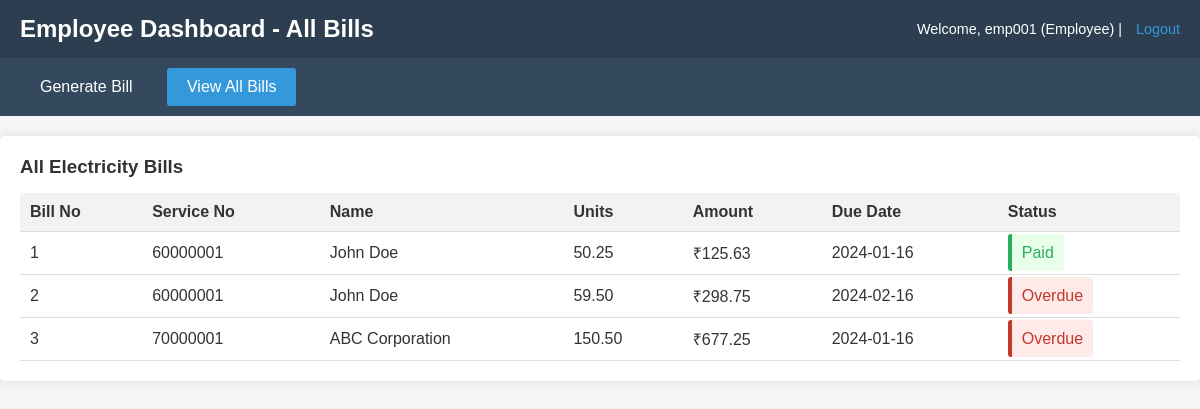
/employee/bills.php (signed in), run on the app's committed database.
### tables this page shows
CREATE TABLE bills (
    id INT PRIMARY KEY AUTO_INCREMENT,
    consumer_id INT NOT NULL,
    previous_reading DECIMAL(10,2) NOT NULL,
    current_reading DECIMAL(10,2) NOT NULL,
    units DECIMAL(10,2) NOT NULL,
    amount DECIMAL(10,2) NOT NULL,
    previous_pending DECIMAL(10,2) DEFAULT 0,
    fine DECIMAL(10,2) DEFAULT 0,
    total_amount DECIMAL(10,2) NOT NULL,
    bill_date DATE NOT NULL,
    due_date DATE NOT NULL,
    status ENUM('paid', 'unpaid') DEFAULT 'unpaid',
    generated_by INT,
    created_at TIMESTAMP DEFAULT CURRENT_TIMESTAMP,
    FOREIGN KEY (consumer_id) REFERENCES consumers(id) ON DELETE CASCADE,
    FOREIGN KEY (generated_by) REFERENCES users(id) ON DELETE SET NULL
);

CREATE TABLE consumers (
    id INT PRIMARY KEY AUTO_INCREMENT,
    service_number VARCHAR(20) UNIQUE NOT NULL,
    name VARCHAR(100) NOT NULL,
    address TEXT NOT NULL,
    phone VARCHAR(10) NOT NULL,
    service_type ENUM('Household', 'Commercial', 'Industrial') NOT NULL,
    area_code VARCHAR(10),
    status ENUM('pending', 'approved', 'rejected') DEFAULT 'pending',
    is_active BOOLEAN DEFAULT TRUE,
    user_id INT UNIQUE,
    created_by INT,
    created_at TIMESTAMP DEFAULT CURRENT_TIMESTAMP,
    FOREIGN KEY (user_id) REFERENCES users(id) ON DELETE CASCADE,
    FOREIGN KEY (created_by) REFERENCES users(id) ON DELETE SET NULL
);

### employee/bills.php (the view, shortened to what this page needs)
<?php
require_once '../db.php';
?>
<!DOCTYPE html>
<html>
<head>
    <link rel="stylesheet" type="text/css" href="../style.css">
</head>
<body>
    <div class="header">
        <h2>Employee Dashboard - All Bills</h2>
        <div class="user-info">
            Welcome, <?php echo $_SESSION['username']; ?> (Employee) |
            <a href="../logout.php">Logout</a>
        </div>
    </div>
    <div class="menu">
        <a href="generate_bill.php">Generate Bill</a>
        <a href="bills.php" class="active">View All Bills</a>
    </div>
    <div class="container">
        <h3>All Electricity Bills</h3>
        <?php
        $sql = "SELECT b.*, c.name, c.service_number
                FROM bills b
                JOIN consumers c ON b.consumer_id = c.id
                ORDER BY b.created_at DESC";
        $result = mysqli_query($conn, $sql);
        if (mysqli_num_rows($result) > 0) {
            echo '<table class="data-table">';
            echo '<tr>
                    <th>Bill No</th>
                    <th>Service No</th>
                    <th>Name</th>
                    <th>Units</th>
                    <th>Amount</th>
                    <th>Due Date</th>
                    <th>Status</th>
                  </tr>';
            while ($row = mysqli_fetch_assoc($result)) {
                $status = $row['status'];
                if ($status != 'paid' && date('Y-m-d') > $row['due_date']) {
                    $status = 'Overdue';
                }
                echo '<tr>';
                echo '<td>' . $row['id'] . '</td>';
                echo '<td>' . $row['service_number'] . '</td>';
                echo '<td>' . $row['name'] . '</td>';
                echo '<td>' . $row['units'] . '</td>';
                echo '<td>₹' . $row['total_amount'] . '</td>';
                echo '<td>' . $row['due_date'] . '</td>';
                echo '<td>';
                if ($status == 'paid') {
                    echo '<span class="success">Paid</span>';
                } elseif ($status == 'Overdue') {
                    echo '<span class="error">Overdue</span>';
                } else {
                    echo '<span>Unpaid</span>';
                }
                echo '</td>';
                echo '</tr>';
            }
            echo '</table>';
        } else {
            echo '<p>No bills generated yet.</p>';
        }
        ?>
    </div>
</body>
</html>

### style.css (style rules this page uses)
* { margin: 0; padding: 0; box-sizing: border-box; }
body { font-family: Arial, sans-serif; background-color: #f5f5f5; color: #333; }
.header { background: #2c3e50; color: white; padding: 15px 20px; display: flex; justify-content: space-between; align-items: center; }
.header h2 { font-size: 1.5em; }
.user-info { font-size: 0.9em; }
.user-info a { color: #3498db; text-decoration: none; margin-left: 10px; }
.menu { background: #34495e; padding: 10px 20px; }
.menu a { color: white; text-decoration: none; padding: 10px 20px; margin-right: 10px; display: inline-block; }
.menu a:hover, .menu a.active { background: #3498db; border-radius: 3px; }
.container { max-width: 1200px; margin: 20px auto; padding: 20px; background: white; border-radius: 5px; box-shadow: 0 0 10px rgba(0, 0, 0, 0.1); }
.error { background: #ffeaea; color: #c0392b; padding: 10px; border-radius: 3px; margin-bottom: 15px; border-left: 4px solid #c0392b; }
.success { background: #eaffea; color: #27ae60; padding: 10px; border-radius: 3px; margin-bottom: 15px; border-left: 4px solid #27ae60; }
.data-table { width: 100%; border-collapse: collapse; margin-top: 15px; }
.data-table th, .data-table td { padding: 10px; text-align: left; border-bottom: 1px solid #ddd; }
.data-table th { background: #f2f2f2; font-weight: bold; }

### data on the page
bills: id "1", consumer.service_number "60000001", consumer.name "John Doe", units "50.25", total_amount "125.63", due_date "2024-01-16", status "Paid"
bills: id "2", consumer.service_number "60000001", consumer.name "John Doe", units "59.50", total_amount "298.75", due_date "2024-02-16", status "Overdue"
bills: id "3", consumer.service_number "70000001", consumer.name "ABC Corporation", units "150.50", total_amount "677.25", due_date "2024-01-16", status "Overdue"

### other printed values
$_SESSION['username'] "emp001"
